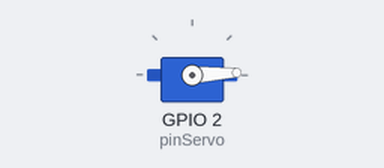
A sketch run on a simulated ESP32. On the bench: servo.

Above: at 0.05 s.
At 1.3 s:
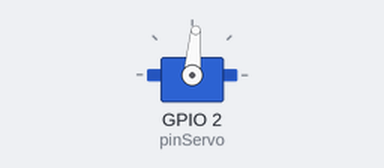
At 2.6 s:
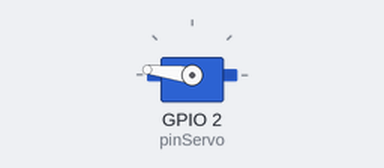
At 5.2 s:
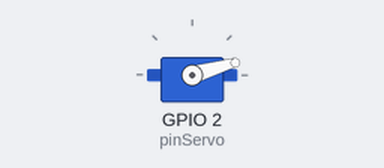
Timing chart, 0 to 7.1 s (numbered marks = the images above):
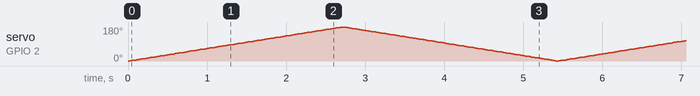

The sketch:

ServoMotor.ino
```cpp
#include <ESP32Servo.h>

Servo servo;
int pinServo = 2;
int delayTime = 15;

void setup() {
  servo.attach(pinServo, 500, 2500);
}

int pos = 0;

void loop() {
  for (pos = 0; pos <= 180; pos += 1) {
    servo.write(pos);
    delay(delayTime);
  }
  for (pos = 180; pos >= 0; pos -= 1) {
    servo.write(pos);
    delay(delayTime);
  }
}
```
